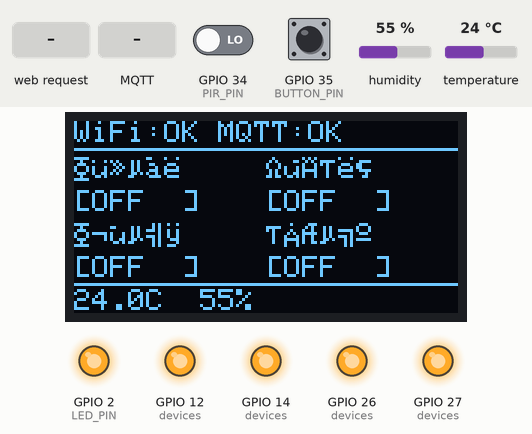
The program below on a simulated ESP32. Parts: 128×64 one-colour display, output pins drawn as LEDs (lit = HIGH). The test bench sets the inputs (shaded band); at power-on: GPIO 35 (BUTTON_PIN) HIGH, GPIO 34 (PIR_PIN) LOW, humidity 55 %, temperature 24 °C. WiFi joins after 1.5 s; servers stay silent unless stated; no MQTT or app messages arrive unless stated; what the program prints to the serial monitor is not drawn.

Above: at 3.0 s.
3.1 s: GPIO 35 (BUTTON_PIN) pulled LOW for 0.15 s
At 4.2 s:
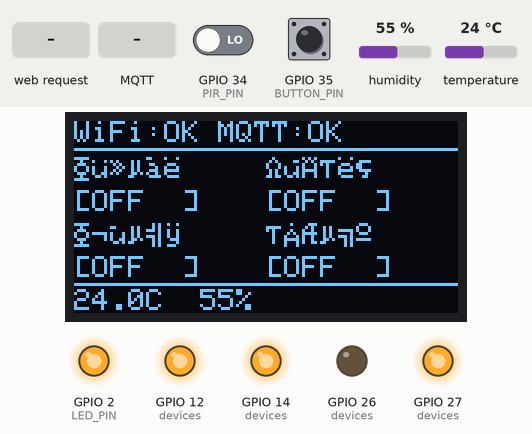
4.7 s: HTTP request GET /api/toggle?id=1 received
At 5.4 s:
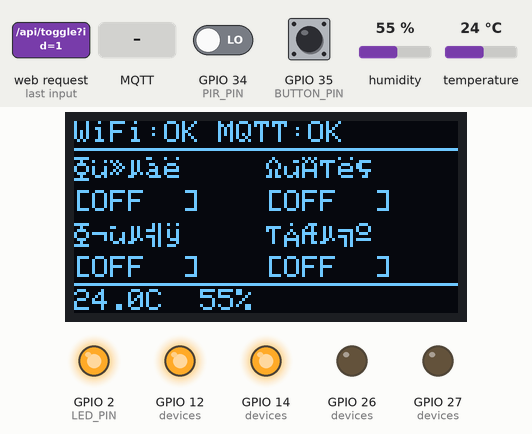
6.2 s: MQTT message "5" arrives on the first subscribed topic
At 6.6 s:
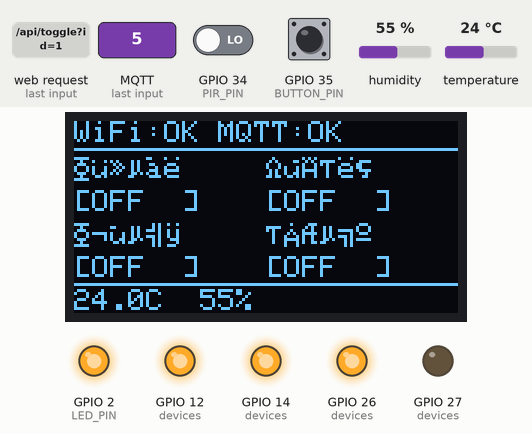
7.7 s: MQTT message "ON" arrives on the third subscribed topic
At 8.9 s:
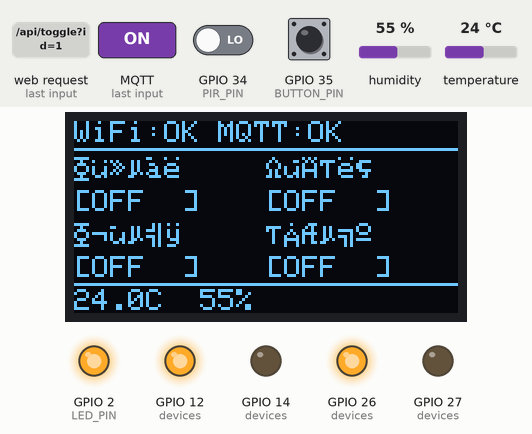
9.2 s: HTTP request GET /api/toggle?id=1&state=1 received
At 10.0 s:
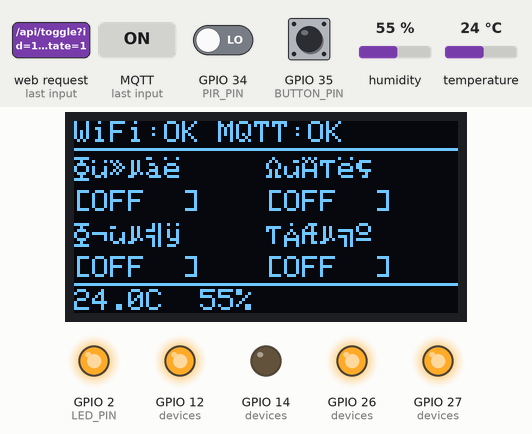
10.7 s: HTTP request GET /api/all?id=1&state=1 received
At 33.0 s:
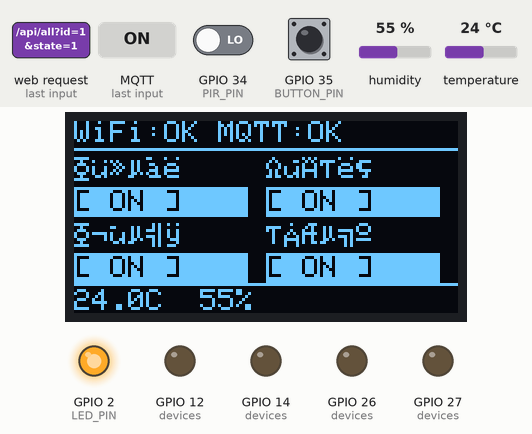
Timing chart, 0 to 33.3 s (numbered marks = the images above; inputs shaded):
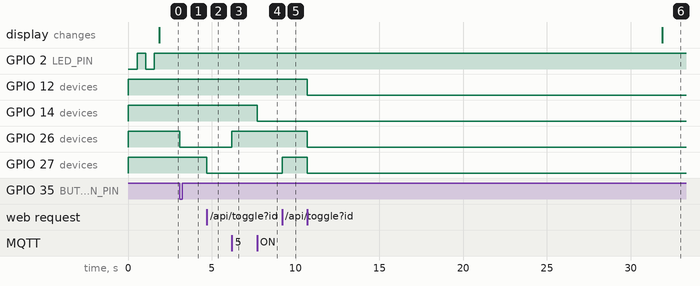

The program:

main.cpp
```cpp
/*
 * ESP32 智能家居控制器（MQTT + Home Assistant 版）
 *
 * 功能：
 * - WiFi 连接 + 本地 Web 控制台（端口 80）
 * - MQTT 接入 Home Assistant（自动发现）
 * - 4 路继电器独立控制（灯、风扇、窗帘、插座）
 * - DHT22 温湿度传感器上报
 * - PIR 人体感应上报（可选）
 * - OLED 实时状态显示
 * - 按钮本地切换（GPIO35）
 * - 断线自动重连（WiFi + MQTT）
 *
 * 接线：
 * - 继电器1 (灯)    -> GPIO 26
 * - 继电器2 (风扇)  -> GPIO 27
 * - 继电器3 (窗帘)  -> GPIO 14
 * - 继电器4 (插座)  -> GPIO 12
 * - DHT22 DATA     -> GPIO 4
 * - PIR 传感器     -> GPIO 34（可选）
 * - OLED SDA       -> GPIO 21
 * - OLED SCL       -> GPIO 22
 * - 按钮           -> GPIO 35
 * - 板载 LED       -> GPIO 2
 *
 * MQTT Topic 规范（设备ID: esp32-home）：
 * 订阅（控制）：home/esp32-home/{relay}/set  → "ON"/"OFF"
 * 发布（状态）：home/esp32-home/{relay}/state → "ON"/"OFF"
 * 发布（传感）：home/esp32-home/sensor/temperature
 *              home/esp32-home/sensor/humidity
 *              home/esp32-home/sensor/motion
 *
 * Home Assistant MQTT Discovery Topic：
 * homeassistant/switch/esp32-home-{relay}/config → JSON
 * homeassistant/sensor/esp32-home-temp/config    → JSON
 */

#include <Arduino.h>
#include <WiFi.h>
#include <WebServer.h>
#include <Wire.h>
#include <Adafruit_SSD1306.h>
#include <DHT.h>
#include <PubSubClient.h>
#include <ArduinoJson.h>

// ========== 配置区（必须修改） ==========
const char* WIFI_SSID     = "YOUR_WIFI_SSID";
const char* WIFI_PASS     = "YOUR_WIFI_PASSWORD";
const char* MQTT_SERVER   = "192.168.1.20";   // Home Assistant / Mosquitto IP
const int   MQTT_PORT     = 1883;
const char* MQTT_USER     = "mqtt_user";       // HA MQTT 用户名
const char* MQTT_PASS_    = "mqtt_pass";       // HA MQTT 密码
const char* DEVICE_ID     = "esp32-home";      // 设备唯一ID（不含空格）
const char* DEVICE_NAME   = "ESP32 智能家居";  // HA 显示名称

// ========== 引脚定义 ==========
#define RELAY_1     26
#define RELAY_2     27
#define RELAY_3     14
#define RELAY_4     12
#define DHT_PIN     4
#define PIR_PIN     34   // 人体传感器（可选）
#define BUTTON_PIN  35
#define LED_PIN     2
#define OLED_SDA    21
#define OLED_SCL    22

// ========== 设备定义 ==========
struct Device {
    const char* id;      // 英文ID（Topic用）
    const char* name;    // 中文名（HA显示）
    int pin;
    bool state;
};

Device devices[4] = {
    {"light",   "灯光",  RELAY_1, false},
    {"fan",     "风扇",  RELAY_2, false},
    {"curtain", "窗帘",  RELAY_3, false},
    {"socket",  "插座",  RELAY_4, false},
};

// ========== 全局对象 ==========
WiFiClient espClient;
PubSubClient mqtt(espClient);
WebServer server(80);
Adafruit_SSD1306 display(128, 64, &Wire, -1);
DHT dht(DHT_PIN, DHT22);

// ========== 状态变量 ==========
bool wifiOk = false;
bool mqttOk = false;
float temperature = 0, humidity = 0;
bool motionDetected = false;
unsigned long lastSensorRead = 0;
unsigned long lastMqttReconnect = 0;
unsigned long lastButtonTime = 0;
int buttonTarget = 0;

// ========== Topic 构建工具 ==========
String topicCmd(int idx) {
    return String("home/") + DEVICE_ID + "/" + devices[idx].id + "/set";
}
String topicState(int idx) {
    return String("home/") + DEVICE_ID + "/" + devices[idx].id + "/state";
}
String topicSensor(const char* type) {
    return String("home/") + DEVICE_ID + "/sensor/" + type;
}

// ========== 设备控制 ==========
void setDevice(int idx, bool on, bool publishMqtt = true) {
    devices[idx].state = on;
    digitalWrite(devices[idx].pin, on ? LOW : HIGH);
    Serial.printf("[设备] %s -> %s\n", devices[idx].name, on ? "ON" : "OFF");
    if (publishMqtt && mqttOk) {
        mqtt.publish(topicState(idx).c_str(), on ? "ON" : "OFF", true);
    }
}

void toggleDevice(int idx) { setDevice(idx, !devices[idx].state); }

// ========== Home Assistant MQTT 自动发现 ==========
void publishHADiscovery() {
    Serial.println("[MQTT] 发布 HA 自动发现配置...");

    // 开关设备
    for (int i = 0; i < 4; i++) {
        JsonDocument doc;
        String uid = String(DEVICE_ID) + "-" + devices[i].id;
        doc["name"] = (String(DEVICE_NAME) + " " + devices[i].name).c_str();
        doc["unique_id"] = uid;
        doc["command_topic"] = topicCmd(i);
        doc["state_topic"] = topicState(i);
        doc["payload_on"] = "ON";
        doc["payload_off"] = "OFF";
        doc["optimistic"] = false;
        doc["retain"] = true;
        // 设备信息（HA设备注册）
        JsonObject dev = doc["device"].to<JsonObject>();
        dev["identifiers"][0] = DEVICE_ID;
        dev["name"] = DEVICE_NAME;
        dev["manufacturer"] = "Kevin Ten";
        dev["model"] = "ESP32 Smart Home";

        String payload;
        serializeJson(doc, payload);
        String topic = String("homeassistant/switch/") + uid + "/config";
        mqtt.publish(topic.c_str(), payload.c_str(), true);
        delay(50);
    }

    // 温度传感器
    {
        JsonDocument doc;
        doc["name"] = (String(DEVICE_NAME) + " 温度").c_str();
        doc["unique_id"] = String(DEVICE_ID) + "-temp";
        doc["state_topic"] = topicSensor("temperature");
        doc["unit_of_measurement"] = "°C";
        doc["device_class"] = "temperature";
        doc["value_template"] = "{{ value | float }}";
        JsonObject dev = doc["device"].to<JsonObject>();
        dev["identifiers"][0] = DEVICE_ID;
        dev["name"] = DEVICE_NAME;
        String payload;
        serializeJson(doc, payload);
        mqtt.publish(("homeassistant/sensor/" + String(DEVICE_ID) + "-temp/config").c_str(),
                     payload.c_str(), true);
    }

    // 湿度传感器
    {
        JsonDocument doc;
        doc["name"] = (String(DEVICE_NAME) + " 湿度").c_str();
        doc["unique_id"] = String(DEVICE_ID) + "-hum";
        doc["state_topic"] = topicSensor("humidity");
        doc["unit_of_measurement"] = "%";
        doc["device_class"] = "humidity";
        doc["value_template"] = "{{ value | float }}";
        JsonObject dev = doc["device"].to<JsonObject>();
        dev["identifiers"][0] = DEVICE_ID;
        dev["name"] = DEVICE_NAME;
        String payload;
        serializeJson(doc, payload);
        mqtt.publish(("homeassistant/sensor/" + String(DEVICE_ID) + "-hum/config").c_str(),
                     payload.c_str(), true);
    }

    // 人体传感器
    {
        JsonDocument doc;
        doc["name"] = (String(DEVICE_NAME) + " 人体感应").c_str();
        doc["unique_id"] = String(DEVICE_ID) + "-motion";
        doc["state_topic"] = topicSensor("motion");
        doc["device_class"] = "motion";
        doc["payload_on"] = "ON";
        doc["payload_off"] = "OFF";
        JsonObject dev = doc["device"].to<JsonObject>();
        dev["identifiers"][0] = DEVICE_ID;
        dev["name"] = DEVICE_NAME;
        String payload;
        serializeJson(doc, payload);
        mqtt.publish(("homeassistant/binary_sensor/" + String(DEVICE_ID) + "-motion/config").c_str(),
                     payload.c_str(), true);
    }

    Serial.println("[MQTT] HA 自动发现配置已发布");
}

// ========== MQTT 消息回调 ==========
void onMqttMessage(char* topic, byte* payload, unsigned int length) {
    String topicStr(topic);
    String msg;
    for (unsigned int i = 0; i < length; i++) msg += (char)payload[i];
    Serial.printf("[MQTT] 收到 %s: %s\n", topic, msg.c_str());

    for (int i = 0; i < 4; i++) {
        if (topicStr == topicCmd(i)) {
            bool on = (msg == "ON" || msg == "on" || msg == "1" || msg == "true");
            setDevice(i, on);
            return;
        }
    }
    // 全部控制
    if (topicStr == String("home/") + DEVICE_ID + "/all/set") {
        bool on = (msg == "ON");
        for (int i = 0; i < 4; i++) setDevice(i, on);
    }
}

// ========== MQTT 连接 ==========
bool connectMqtt() {
    if (mqtt.connected()) return true;
    Serial.print("[MQTT] 连接到 ");
    Serial.print(MQTT_SERVER);
    Serial.print("... ");

    // 遗嘱消息（断线时通知 HA）
    String willTopic = String("home/") + DEVICE_ID + "/status";
    bool connected = mqtt.connect(DEVICE_ID, MQTT_USER, MQTT_PASS_,
                                  willTopic.c_str(), 0, true, "offline");
    if (connected) {
        mqttOk = true;
        Serial.println("成功");
        mqtt.publish(willTopic.c_str(), "online", true);

        // 订阅所有设备控制 Topic
        for (int i = 0; i < 4; i++) {
            mqtt.subscribe(topicCmd(i).c_str());
            Serial.printf("[MQTT] 订阅: %s\n", topicCmd(i).c_str());
        }
        mqtt.subscribe((String("home/") + DEVICE_ID + "/all/set").c_str());

        // 发布 HA 自动发现
        publishHADiscovery();

        // 发布当前状态
        for (int i = 0; i < 4; i++) {
            mqtt.publish(topicState(i).c_str(), devices[i].state ? "ON" : "OFF", true);
        }
    } else {
        mqttOk = false;
        Serial.printf("失败，错误码: %d\n", mqtt.state());
    }
    return connected;
}

// ========== 传感器读取 ==========
void readAndPublishSensors() {
    float t = dht.readTemperature();
    float h = dht.readHumidity();

    if (!isnan(t)) {
        temperature = t;
        if (mqttOk) {
            mqtt.publish(topicSensor("temperature").c_str(),
                         String(temperature, 1).c_str());
        }
    }
    if (!isnan(h)) {
        humidity = h;
        if (mqttOk) {
            mqtt.publish(topicSensor("humidity").c_str(),
                         String(humidity, 1).c_str());
        }
    }

    // 人体传感器
    bool pir = digitalRead(PIR_PIN) == HIGH;
    if (pir != motionDetected) {
        motionDetected = pir;
        if (mqttOk) {
            mqtt.publish(topicSensor("motion").c_str(), pir ? "ON" : "OFF");
        }
        Serial.printf("[传感] 人体感应: %s\n", pir ? "有人" : "无人");
    }

    Serial.printf("[传感] 温度: %.1f°C 湿度: %.1f%%\n", temperature, humidity);
    lastSensorRead = millis();
}

// ========== OLED 更新 ==========
void updateOled() {
    display.clearDisplay();
    display.setTextColor(SSD1306_WHITE);
    display.setTextSize(1);

    // 第一行：连接状态
    display.setCursor(0, 0);
    display.printf("WiFi:%s MQTT:%s",
        wifiOk ? "OK" : "--",
        mqttOk ? "OK" : "--");
    display.drawLine(0, 9, 127, 9, SSD1306_WHITE);

    // 继电器状态（4格布局）
    for (int i = 0; i < 4; i++) {
        int col = (i % 2) * 64;
        int row = 12 + (i / 2) * 22;
        display.setCursor(col, row);
        display.print(devices[i].name);
        display.setCursor(col, row + 11);
        if (devices[i].state) {
            display.fillRect(col, row + 10, 58, 10, SSD1306_WHITE);
            display.setTextColor(SSD1306_BLACK);
            display.print("[ ON ]");
            display.setTextColor(SSD1306_WHITE);
        } else {
            display.print("[OFF  ]");
        }
    }

    // 底部：温湿度
    display.drawLine(0, 54, 127, 54, SSD1306_WHITE);
    display.setCursor(0, 56);
    display.printf("%.1fC  %.0f%%  %s",
        temperature, humidity,
        motionDetected ? "PIR:ON" : "");

    display.display();
}

// ========== Web 控制台 ==========
String buildHtml() {
    String html = R"rawliteral(<!DOCTYPE html>
<html lang="zh-CN">
<head>
<meta charset="UTF-8"><meta name="viewport" content="width=device-width,initial-scale=1">
<title>智能家居 - MQTT</title>
<style>
*{box-sizing:border-box;margin:0;padding:0}
body{font-family:sans-serif;background:#1a1a2e;color:#eee;padding:16px}
h1{color:#e94560;text-align:center;margin-bottom:4px;font-size:1.4em}
.sub{text-align:center;color:#888;font-size:.8em;margin-bottom:16px}
.grid{display:grid;grid-template-columns:1fr 1fr;gap:12px;max-width:480px;margin:0 auto 16px}
.card{background:#16213e;border-radius:12px;padding:16px;text-align:center;border:2px solid #0f3460;cursor:pointer;transition:all .2s}
.card.on{border-color:#4ecca3;background:#0d2b22}
.card:hover{transform:translateY(-2px)}
.cn{font-size:.85em;color:#aaa;margin-bottom:8px}
.btn{padding:6px 20px;border:none;border-radius:16px;font-size:.85em;font-weight:bold;cursor:pointer}
.btn.on{background:#4ecca3;color:#0d2b22}
.btn.off{background:#333;color:#888}
.info{max-width:480px;margin:0 auto;background:#16213e;border-radius:12px;padding:12px;display:grid;grid-template-columns:1fr 1fr 1fr;text-align:center;gap:8px}
.info-item label{font-size:.7em;color:#888}
.info-item .val{font-size:1.3em;color:#4ecca3;font-weight:bold}
.ctrls{max-width:480px;margin:12px auto;display:flex;gap:8px;justify-content:center}
.abtn{padding:8px 18px;border:none;border-radius:16px;cursor:pointer;font-weight:bold;font-size:.85em}
.abtn.on{background:#4ecca3;color:#111}
.abtn.off{background:#e94560;color:#fff}
.status{text-align:center;color:#666;font-size:.75em;margin-top:12px}
</style>
</head>
<body>
<h1>🏠 智能家居</h1>
<p class="sub" id="mqttStatus">MQTT: 加载中...</p>
<div class="ctrls">
  <button class="abtn on" onclick="allOn()">全部开启</button>
  <button class="abtn off" onclick="allOff()">全部关闭</button>
</div>
<div class="grid" id="grid"></div>
<div class="info">
  <div class="info-item"><label>温度</label><div class="val" id="temp">--</div></div>
  <div class="info-item"><label>湿度</label><div class="val" id="hum">--</div></div>
  <div class="info-item"><label>人体</label><div class="val" id="pir">--</div></div>
</div>
<p class="status" id="st">正在加载...</p>
<script>
const devs=[{id:'light',name:'💡 灯光'},{id:'fan',name:'🌀 风扇'},{id:'curtain',name:'🪟 窗帘'},{id:'socket',name:'🔌 插座'}];
let states=[false,false,false,false];

function render(){
  document.getElementById('grid').innerHTML=devs.map((d,i)=>`
  <div class="card ${states[i]?'on':''}" onclick="toggle(${i})">
    <div class="cn">${d.name}</div>
    <button class="btn ${states[i]?'on':'off'}">${states[i]?'已开启':'已关闭'}</button>
  </div>`).join('');
}

async function load(){
  try{
    const r=await fetch('/api/state');const j=await r.json();
    states=j.states;
    document.getElementById('temp').textContent=j.temp+'°C';
    document.getElementById('hum').textContent=j.hum+'%';
    document.getElementById('pir').textContent=j.motion?'有人':'无人';
    document.getElementById('mqttStatus').textContent='MQTT: '+(j.mqtt?'已连接':'未连接');
    document.getElementById('st').textContent='IP: '+j.ip+' | '+new Date().toLocaleTimeString('zh-CN');
    render();
  }catch(e){document.getElementById('st').textContent='连接失败';}
}

async function toggle(i){await fetch('/api/toggle?id='+i);load();}
async function allOn(){await fetch('/api/all?state=1');load();}
async function allOff(){await fetch('/api/all?state=0');load();}

load();setInterval(load,3000);
</script>
</body></html>)rawliteral";
    return html;
}

void handleRoot() { server.send(200, "text/html; charset=UTF-8", buildHtml()); }

void handleApiState() {
    JsonDocument doc;
    JsonArray arr = doc["states"].to<JsonArray>();
    for (int i = 0; i < 4; i++) arr.add(devices[i].state);
    doc["ip"] = WiFi.localIP().toString();
    doc["mqtt"] = mqttOk;
    doc["temp"] = String(temperature, 1);
    doc["hum"] = String(humidity, 1);
    doc["motion"] = motionDetected;
    String out;
    serializeJson(doc, out);
    server.send(200, "application/json", out);
}

void handleApiToggle() {
    if (server.hasArg("id")) toggleDevice(server.arg("id").toInt());
    server.send(200, "application/json", "{\"ok\":true}");
}

void handleApiAll() {
    bool on = server.hasArg("state") && server.arg("state") == "1";
    for (int i = 0; i < 4; i++) setDevice(i, on);
    server.send(200, "application/json", "{\"ok\":true}");
}

// ========== 按钮处理 ==========
void checkButton() {
    static bool last = HIGH;
    bool cur = digitalRead(BUTTON_PIN);
    if (last == HIGH && cur == LOW && millis() - lastButtonTime > 200) {
        toggleDevice(buttonTarget);
        buttonTarget = (buttonTarget + 1) % 4;
        lastButtonTime = millis();
    }
    last = cur;
}

// ========== 初始化 ==========
void setup() {
    Serial.begin(115200);
    Serial.println("\n=== ESP32 智能家居 MQTT 版 ===");

    // 引脚初始化
    for (int i = 0; i < 4; i++) {
        pinMode(devices[i].pin, OUTPUT);
        digitalWrite(devices[i].pin, HIGH);
    }
    pinMode(BUTTON_PIN, INPUT_PULLUP);
    pinMode(PIR_PIN, INPUT);
    pinMode(LED_PIN, OUTPUT);

    // I2C + OLED
    Wire.begin(OLED_SDA, OLED_SCL);
    if (display.begin(SSD1306_SWITCHCAPVCC, 0x3C)) {
        display.clearDisplay();
        display.setTextColor(SSD1306_WHITE);
        display.setCursor(0, 0);
        display.println("Smart Home MQTT");
        display.println("Connecting...");
        display.display();
    }

    // DHT22
    dht.begin();

    // WiFi
    Serial.printf("连接 WiFi: %s\n", WIFI_SSID);
    WiFi.begin(WIFI_SSID, WIFI_PASS);
    int retry = 0;
    while (WiFi.status() != WL_CONNECTED && retry < 30) {
        delay(500); Serial.print("."); retry++;
        digitalWrite(LED_PIN, !digitalRead(LED_PIN));
    }
    wifiOk = (WiFi.status() == WL_CONNECTED);
    digitalWrite(LED_PIN, wifiOk ? HIGH : LOW);
    if (wifiOk) {
        Serial.printf("\nWiFi OK, IP: %s\n", WiFi.localIP().toString().c_str());
    }

    // MQTT
    mqtt.setServer(MQTT_SERVER, MQTT_PORT);
    mqtt.setCallback(onMqttMessage);
    mqtt.setBufferSize(1024);
    if (wifiOk) connectMqtt();

    // Web 服务器
    server.on("/",           handleRoot);
    server.on("/api/state",  handleApiState);
    server.on("/api/toggle", handleApiToggle);
    server.on("/api/all",    handleApiAll);
    server.begin();

    // 初次读取传感器
    readAndPublishSensors();
    updateOled();

    if (wifiOk) {
        Serial.printf("Web 控制台: http://%s\n", WiFi.localIP().toString().c_str());
        Serial.printf("MQTT Broker: %s:%d\n", MQTT_SERVER, MQTT_PORT);
        Serial.println("Home Assistant MQTT Discovery: 已启用");
    }
}

// ========== 主循环 ==========
void loop() {
    // WiFi 断线重连
    if (WiFi.status() != WL_CONNECTED) {
        wifiOk = false;
        mqttOk = false;
        WiFi.reconnect();
        delay(500);
        return;
    }
    wifiOk = true;

    // MQTT 断线重连（每5秒尝试一次）
    if (!mqtt.connected() && millis() - lastMqttReconnect > 5000) {
        lastMqttReconnect = millis();
        connectMqtt();
    }

    mqtt.loop();
    server.handleClient();
    checkButton();

    // 每 30 秒读取并上报传感器
    if (millis() - lastSensorRead > 30000) {
        readAndPublishSensors();
        updateOled();
    }
}
```

Measured:
- after the input at 3.1 s, GPIO 26 (devices): HIGH → LOW at once
- after the input at 4.7 s, GPIO 27 (devices): HIGH → LOW at once
- after the input at 6.2 s, GPIO 26 (devices): LOW → HIGH at once
- after the input at 7.7 s, GPIO 14 (devices): HIGH → LOW at once
- after the input at 9.2 s, GPIO 27 (devices): LOW → HIGH at once
- after the input at 10.7 s, GPIO 12 (devices), GPIO 26 (devices), GPIO 27 (devices): HIGH → LOW at once; the display: changes after 21.2 s (image 6)
